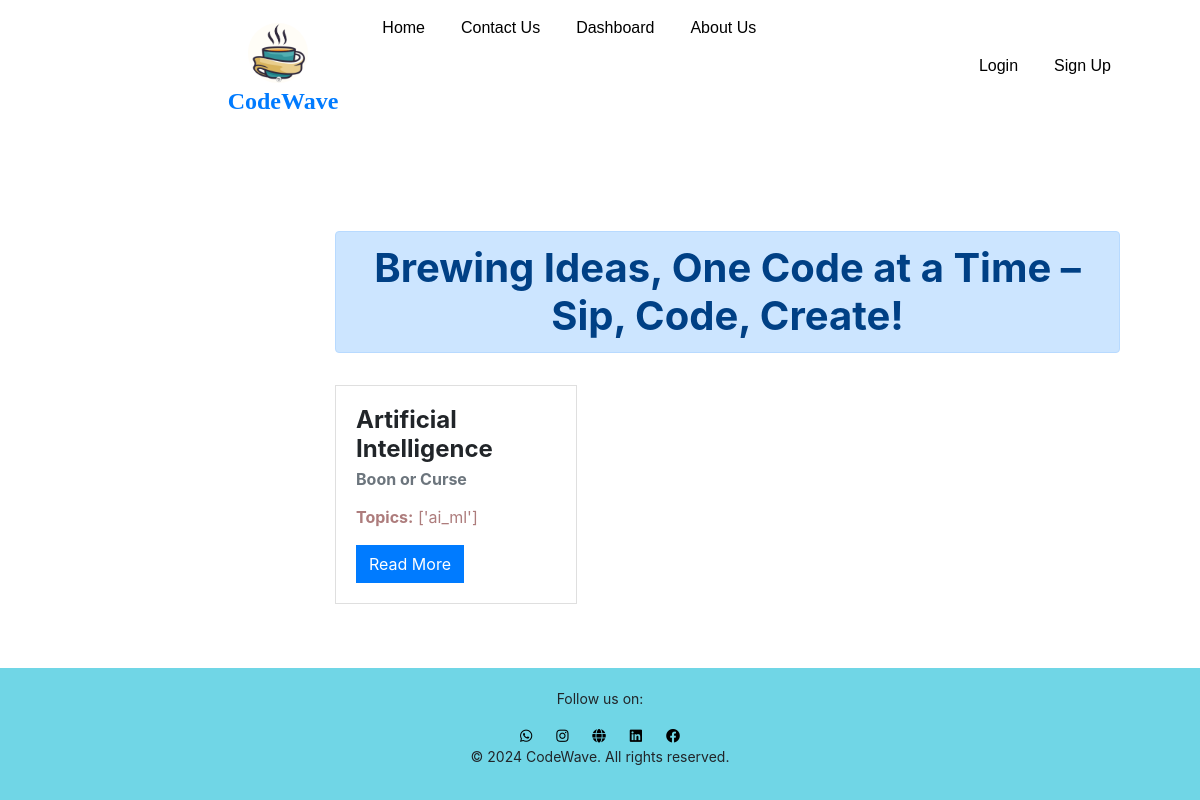
Before: / with the older database file.
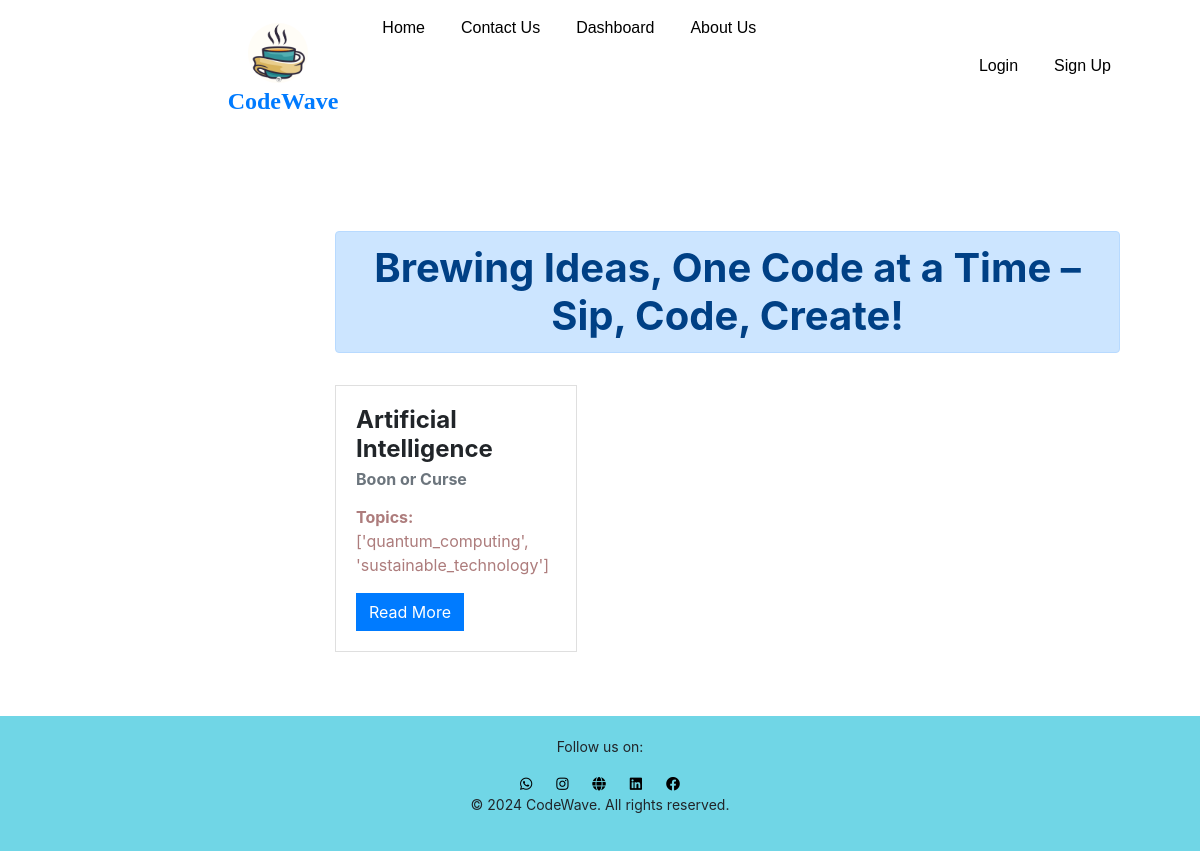
After: the same page with the newer database file.
### blog/models.py (models this page shows)
class Blog(models.Model):
    title = models.CharField(max_length=100)
    subheading = models.CharField(max_length=200, blank=True, null=True)  # Add this line
    topics = models.CharField(max_length=100)
    cont = models.TextField()
    image = models.ImageField(upload_to='blog/images/', blank=True, null=True)

### blog/views.py (the view)
# urls.py: path('',views.home),
def home(request):
    blogs = Blog.objects.all()
    return render(request,'blog/home.html',{'blogs':blogs})

### blog/templates/blog/home.html (shortened to what this page needs)
{% extends 'blog/base.html' %}
{% load static %}
{% block content %}
<div class="container">
    <div class="row">
        <div class="col-sm-12 my-5">
            <h1 class="text-center alert alert-primary">Brewing Ideas, One Code at a Time – Sip, Code, Create!</h1>
            <div class="row">
                {% for blog in blogs %}
                <div class="col-sm-12 col-md-6 col-lg-4 my-3">
                    <div class="card h-100">
                        <div class="card-body">
                            <h2 class="card-title">{{ blog.title }}</h2>
                            <h6 class="card-subtitle mb-2 text-muted">{{ blog.subheading }}</h6>
                            <p class="card-text"><strong>Topics:</strong> {{ blog.topics }}</p>
                            <a href="{% url 'blog_detail' blog.pk %}" class="btn btn-primary">Read More</a>
                        </div>
                    </div>
                </div>
                {% endfor %}
            </div>
        </div>
    </div>
</div>
{% endblock content %}

### blog/templates/blog/base.html (shortened to what this page needs)
<!DOCTYPE html>
{% load static %}
<html lang="en">
<head>
    <link rel="stylesheet" href="{% static 'blog/css/bootstrap.css' %}">
    <link rel="stylesheet" href="https://use.fontawesome.com/releases/v5.13.0/css/all.css">
    <link rel="stylesheet" href="{% static 'blog/css/style.css' %}">
</head>
<body>
<div class="container" style="margin-top: 0px;">
    <nav class="navbar navbar-expand-lg ">
        <div class="collapse navbar-collapse">
            <ul class="navbar-nav ml-auto">
                <li class="nav-item">
                <a class="navbar-brand" href="/">
                    <img src="{% static 'blog/images/logo.png' %}" alt="CodeWave Logo" class="logo"> CodeWave
                </a>
                <li class="nav-item">
                    <a class="nav-link" href="/">Home</a>
                </li>
                <li class="nav-item">
                    <a class="nav-link" href="{% url 'contact' %}">Contact Us</a>
                </li>
                <li class="nav-item">
                    <a class="nav-link" href="{% url 'dashboard' %}">Dashboard</a>
                </li>
                <li class="nav-item">
                    <a class="nav-link" href="{% url 'about' %}">About Us</a>
                </li>
            </ul>
            {% if request.user.is_authenticated %}
            <nav class="navbar navbar-expand-lg ">
                <button class="navbar-toggler" type="button" data-toggle="collapse" data-target="#navbarNav" aria-controls="navbarNav" aria-expanded="false" aria-label="Toggle navigation">
                    <span class="navbar-toggler-icon"></span>
                </button>
                <div class="collapse navbar-collapse" id="navbarNav">
                    <ul class="navbar-nav ml-auto">
                        <li class="nav-item">
                            <a class="nav-link" href="#">IOT</a>
                        </li>
                        <li class="nav-item">
                            <a class="nav-link" href="#">AI/ML</a>
                        </li>
                        <li class="nav-item">
                            <a class="nav-link" href="#">Cloud Computing</a>
                        </li>
                        <li class="nav-item">
                            <a class="nav-link" href="#">Robotics</a>
                        </li>
                        <li class="nav-item">
                            <a class="nav-link" href="#"></a>
                        </li>
                    </ul>
                </div>
            </nav>
            <li class="nav-item">
                <a class="nav-link" href="{% url 'about' %}">About Us</a>
            </li>
            <div class="nav-item ml-auto">
                <a class="logout-link" href="{% url 'logout' %}">Logout</a>
                <div class="avatar-container">
                    <span>{{ request.user.username|slice:":1"|upper }}</span>
                </div>
            </div>
            {% else %}
            <ul class="navbar-nav ml-auto">
                <li class="nav-item">
                    <a class="nav-link" href="{% url 'login' %}">Login</a>
                </li>
                <li class="nav-item">
                    <a class="nav-link" href="{% url 'signup' %}">Sign Up</a>
                </li>
            </ul>
            {% endif %}
        </div>
    </nav>
    <div class="row">
        <div class="col-12">
        </div>
    </div>
    <div class="row">
        <div class="col-md-3">
        </div>
        <div class="col-md-9">
            {% block content %}{% endblock content %}
        </div>
    </div>
</div>
<footer class="footer">
    <p>Follow us on:</p>
    <div class="footer-links">
        <a href="#"><i class="fab fa-whatsapp"></i></a>
        <a href="#"><i class="fab fa-instagram"></i></a>
        <a href="#"><i class="fas fa-globe"></i></a>
        <a href="#"><i class="fab fa-linkedin"></i></a>
        <a href="#"><i class="fab fa-facebook"></i></a>
    </div>
    <p>&copy; 2024 CodeWave. All rights reserved.</p>
</footer>
</body>
</html>

### blog/static/blog/css/style.css (style rules this page uses)
.navbar { border-radius: 0; }
.navbar-brand { font-family: "Pacifico", cursive; font-size: 24px; font-weight: bold; }
.logo { height: 60px; width: 60px; border-radius: 50%; margin-right: 10px; background-color: #b3c2bf; display: flex; animation: codeCoffeeAnimation 3s infinite; }
.navbar-nav .nav-link { color: #000000; font-family: "Poppins", sans-serif; font-weight: 500; font-style: normal; }
.btn { border-radius: 0; transition: background-color 0.3s ease-in-out, color 0.3s ease-in-out; }
.btn-primary { background-color: #007bff; border-color: #007bff; }
h1, h2, h3, h4, h5, h6 { font-weight: bold; }
.card { border-radius: 0; }
.card-title { font-size: 24px; font-weight: bold; }
.card-text { color: #ad7c7c; }
.navbar-nav.ml-auto .nav-link { margin-left: 20px; }
.footer { background-color: #70d6e6; padding: 20px 0; text-align: center; font-size: 14px; }
.footer-links { margin-top: 10px; }
.footer-links a { margin: 0 10px; color: #000000; text-decoration: none; }
.container { width:fit-content; margin-top: 50px; margin-left: 10px; }
img { width: 200px; height: 100px; margin-top: 10px; margin-left: 20px; }

Changed rows visible on the page:
changed Blog "Artificial Intelligence": topics "['ai_ml']" → "['quantum_computing', 'sustainable_technology']"
